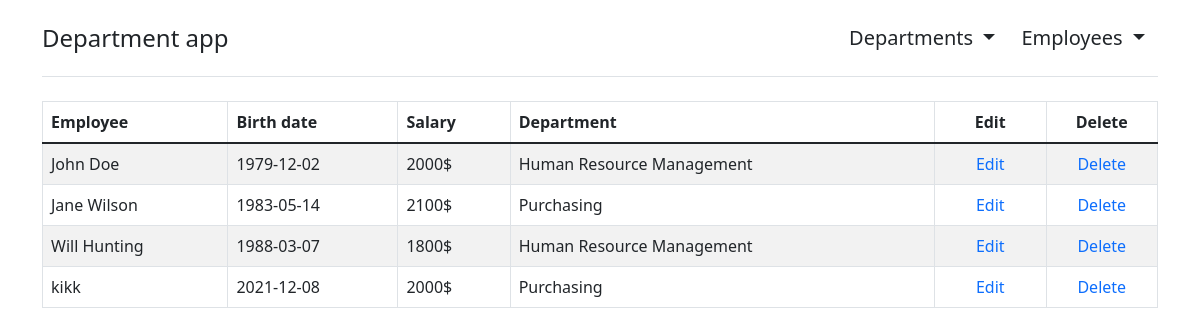
Page /employees on the earlier database version.
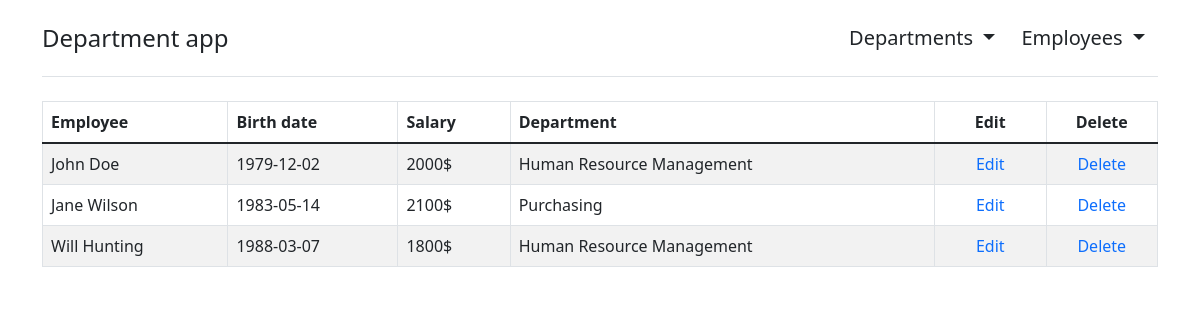
Same page on the later database version.
### department_app/models/employee.py (models this page shows, shortened)
class Item_employee(db.Model):
    __tablename__ = 'employee_db'
    id = db.Column(db.Integer, primary_key=True)
    name = db.Column(db.String(64), nullable=False)
    birth_date = db.Column(db.String(10), nullable=False)
    salary = db.Column(db.Integer, nullable=False)
    department_id = db.Column(db.Integer, db.ForeignKey('department_db.id'))

### department_app/models/department.py (models this page shows, shortened)
class Item_department(db.Model):
    __tablename__ = 'department_db'
    id = db.Column(db.Integer, primary_key=True)
    name = db.Column(db.String(64), nullable=False)
    organisation = db.Column(db.String(64), nullable=False)
    avg_salary = db.Column(db.Integer, nullable=True)
    employees = db.relationship('Item_employee', backref=db.backref('depart'))

### department_app/views/employee_view.py (the view)
@employees_page.route("/employees")
def show_employees():
    items = Item_employee.query.all()
    return render_template('employees.html', employ_data=items)

### department_app/templates/employees.html
{% extends 'base.html' %}
{% block content %}
<div class="table-wrapper">
        <table class="table table-striped table-bordered">
            <thead>
            <tr>
                <th >Employee</th>
                <th >Birth date</th>
                <th >Salary</th>
                <th >Department</th>
                <th class="left text-center">Edit</th>
                <th class="left text-center">Delete</th>
            </tr>
        </thead>
        <tbody>
{% for el in employ_data %}
            <tr>
                <td valign="middle">{{ el.name }}</td>
                <td valign="middle">{{ el.birth_date }}</td>
                <td valign="middle">{{ el.salary }}$</td>
                <td valign="middle">{{ el.depart.name }}</td>
                <td valign="middle"  align="center">
                  <a href="/employee" style="text-decoration:none;">
                    <span>Edit</span>
                  </a>
              </td>
                <td valign="middle"  align="center">
                    <a href="/employees/{{ el.id }}/del" style="text-decoration:none;">
                      <span>Delete</span>
                </a>
              </td>
            </tr>
        {% endfor %}
        </tbody>
        </table>
</div>
{% endblock content %}

Differences in the rows shown:
removed Item_employee: name "kikk", birth_date "2021-12-08", salary "2000", depart.name "Purchasing"
